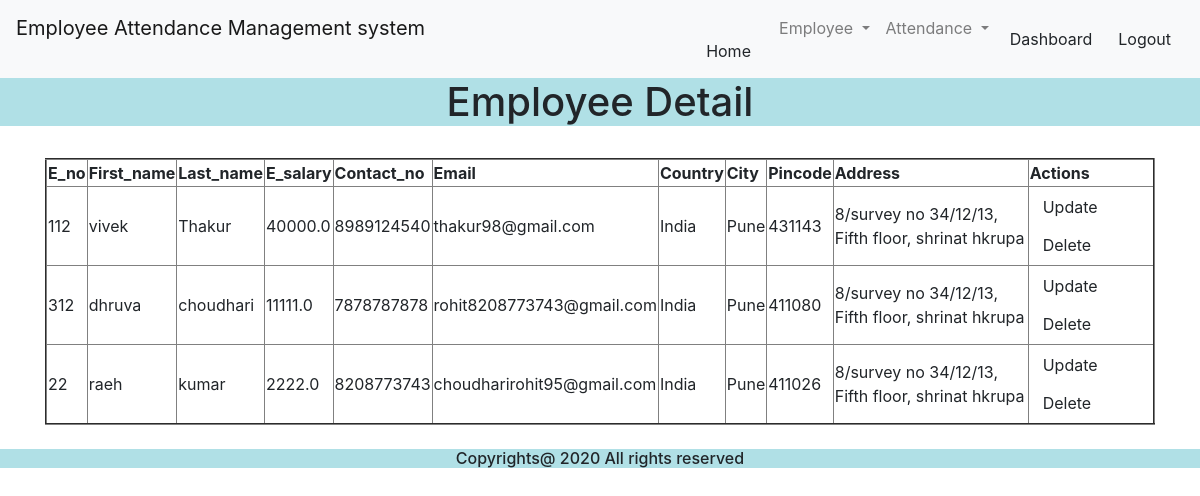
/employee2/, run on the app's committed database.
### dApp/models.py (models this page shows)
class Employee(models.Model):
    E_no = models.IntegerField()
    First_name = models.CharField(max_length=30)
    Last_name = models.CharField(max_length=20)
    E_salary = models.FloatField()
    Contact_no = models.IntegerField()
    Email = models.EmailField(max_length=254)
    Country = models.CharField(max_length=20)
    City = models.CharField(max_length=30)
    Pin_code = models.IntegerField()
    Address = models.CharField(max_length=150)

### dApp/views.py (the view)
# urls.py: path('employee2/',views.EmployeeDetail_view),
def EmployeeDetail_view(request):
    Employee_list = Employee.objects.all()
    return render(request,'dApp/employee2.html',{'Employee_list':Employee_list})

### templates/dApp/employee2.html
<!DOCTYPE html>
{%extends 'dApp/Daboard2.html'%}
    {%block Dablock2_block%}
    <h1 align="center">Employee Detail</h1><br>
   <div class="container" align="center">
     {% if Employee_list %}
        <table border="2">
            <thead>
               <th>E_no</th>
               <th>First_name</th>
               <th>Last_name</th>
               <th>E_salary</th>
               <th>Contact_no</th>
               <th>Email</th>
               <th>Country</th>
               <th>City</th>
               <th>Pincode</th>
               <th>Address</th>
               <th>Actions</th>
            </thead>
            {% for Employee in Employee_list %}
               <tr>
                   <td>{{Employee.E_no}}</td>
                   <td>{{Employee.First_name}}</td>
                   <td>{{Employee.Last_name}}</td>
                   <td>{{Employee.E_salary}}</td>
                   <td>{{Employee.Contact_no}}</td>
                   <td>{{Employee.Email}}</td>
                   <td>{{Employee.Country}}</td>
                   <td>{{Employee.City}}</td>
                   <td>{{Employee.Pin_code}}</td>
                   <td>{{Employee.Address}}</td>
                   <td><a class="btn btn-default btn" href="/update/{{Employee.id}}">Update</a>&nbsp&nbsp&nbsp&nbsp
                   <a class="btn btn-default btn" href="/delete/{{Employee.id}}">Delete</a></td>
               </tr>
            {% endfor %}
        </table>
     {% endif %}<br>
   </div>
  <h6 align="center">Copyrights@ 2020 All rights reserved</h6>
    {%endblock%}

### templates/dApp/Daboard2.html (shortened to what this page needs)
<!DOCTYPE html>
{%load static%}
<html lang="en">
<head>
    <link rel="stylesheet" href="https://stackpath.bootstrapcdn.com/bootstrap/4.4.1/css/bootstrap.min.css">
    <link rel="stylesheet" href="{% static 'css/employee2.css' %}">
</head>
<body>
<nav class="navbar navbar-expand-lg navbar-light bg-light">
    <div class="navbar-nav">
           <a class="navbar-brand" href="#">Employee Attendance Management system</a>
         <div class="collapse navbar-collapse" id="navbarSupportedContent">
     <ul class="navbar-nav mr-auto">
      <li class="nav-item active">&nbsp&nbsp&nbsp&nbsp&nbsp&nbsp&nbsp&nbsp&nbsp&nbsp&nbsp&nbsp&nbsp&nbsp&nbsp
        <a class="btn btn-default btn" href="/">Home</a>
      </li>
        <li class="nav-item dropdown">
        <a class="nav-link dropdown-toggle" href="#" id="navbarDropdown" role="button" data-toggle="dropdown" aria-haspopup="true" aria-expanded="false">
          Employee
        </a>
         <li class="nav-item dropdown">
        <a class="nav-link dropdown-toggle" href="#" id="navBaDropdown" role="button" data-toggle="dropdown" aria-haspopup="true" aria-expanded="false">
          Attendance
        </a>
     </ul>
             <a class="btn-btn-default btn" href="">Dashboard</a>
         <a href="/accounts/logout" class="btn btn-default btn">Logout</a>
</div>
    </div>
</nav>
    {%block Dablock2_block%}
    {%endblock%}
</body>
</html>

### static/css/employee2.css (style rules this page uses)
h1 { width: 100%; background-color: powderblue; }
h6 { width: 100%; background-color: powderblue; }

### data on the page
Employee: E_no "112", First_name "vivek", Last_name "Thakur", E_salary "40000.0", Contact_no "8989124540", Email "thakur98@gmail.com", Country "India", City "Pune", Pin_code "431143", Address "8/survey no 34/12/13, Fifth floor, shrinat hkrupa"
Employee: E_no "312", First_name "dhruva", Last_name "choudhari", E_salary "11111.0", Contact_no "7878787878", Email "rohit8208773743@gmail.com", Country "India", City "Pune", Pin_code "411080", Address "8/survey no 34/12/13, Fifth floor, shrinat hkrupa"
Employee: E_no "22", First_name "raeh", Last_name "kumar", E_salary "2222.0", Contact_no "8208773743", Email "choudharirohit95@gmail.com", Country "India", City "Pune", Pin_code "411026", Address "8/survey no 34/12/13, Fifth floor, shrinat hkrupa"
